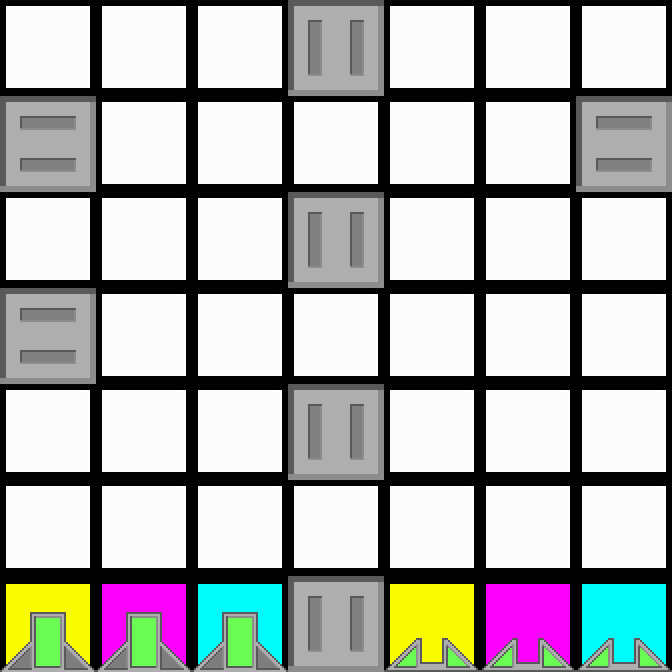

This is a level from a 2D game, rendered from its Tiled map with the project's own tilesets. A one-line summary and the complete map file follow:
An orthogonal 7x7 tile map with 96x96 px tiles, 2 tile layers (Colors, Tiles).

<map version="1.0" orientation="orthogonal" renderorder="right-down" width="7" height="7" tilewidth="96" tileheight="96">
 <properties>
  <property name="AvailableTiles" value="1, 2, 1, 2, 1, 2" />
 </properties>
 <tileset firstgid="1" source="../tiles.tsx" />
 <layer name="Colors" width="7" height="7">
  <data encoding="csv">
87,87,87,87,87,87,87,
87,87,87,87,87,87,87,
87,87,87,87,87,87,87,
87,87,87,87,87,87,87,
87,87,87,87,87,87,87,
87,87,87,87,87,87,87,
84,85,86,87,84,85,86
</data>
 </layer>
 <layer name="Tiles" width="7" height="7">
  <data encoding="csv">
1,1,1,18,1,1,1,
19,1,1,1,1,1,19,
1,1,1,18,1,1,1,
19,1,1,1,1,1,1,
1,1,1,18,1,1,1,
1,1,1,1,1,1,1,
5,5,5,18,9,9,9
</data>
 </layer>
</map>
